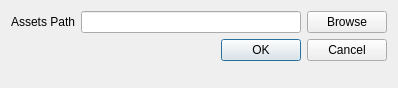
<?xml version="1.0" encoding="UTF-8"?>
<ui version="4.0">
 <class>dlgPaths</class>
 <widget class="QDialog" name="dlgPaths">
  <property name="geometry">
   <rect>
    <x>0</x>
    <y>0</y>
    <width>398</width>
    <height>88</height>
   </rect>
  </property>
  <property name="windowTitle">
   <string>Paths</string>
  </property>
  <property name="modal">
   <bool>true</bool>
  </property>
  <layout class="QFormLayout" name="formLayout">
   <item row="0" column="0">
    <widget class="QLabel" name="label">
     <property name="text">
      <string>Assets Path</string>
     </property>
    </widget>
   </item>
   <item row="0" column="1">
    <layout class="QHBoxLayout" name="horizontalLayout">
     <item>
      <widget class="QLineEdit" name="tbPaths"/>
     </item>
     <item>
      <widget class="QPushButton" name="btnBrowse">
       <property name="text">
        <string>Browse</string>
       </property>
      </widget>
     </item>
    </layout>
   </item>
   <item row="1" column="0" colspan="2">
    <widget class="QDialogButtonBox" name="buttonBox">
     <property name="orientation">
      <enum>Qt::Orientation::Horizontal</enum>
     </property>
     <property name="standardButtons">
      <set>QDialogButtonBox::StandardButton::Cancel|QDialogButtonBox::StandardButton::Ok</set>
     </property>
    </widget>
   </item>
  </layout>
 </widget>
 <resources/>
 <connections>
  <connection>
   <sender>buttonBox</sender>
   <signal>accepted()</signal>
   <receiver>dlgPaths</receiver>
   <slot>accept()</slot>
   <hints>
    <hint type="sourcelabel">
     <x>248</x>
     <y>254</y>
    </hint>
    <hint type="destinationlabel">
     <x>157</x>
     <y>274</y>
    </hint>
   </hints>
  </connection>
  <connection>
   <sender>buttonBox</sender>
   <signal>rejected()</signal>
   <receiver>dlgPaths</receiver>
   <slot>reject()</slot>
   <hints>
    <hint type="sourcelabel">
     <x>316</x>
     <y>260</y>
    </hint>
    <hint type="destinationlabel">
     <x>286</x>
     <y>274</y>
    </hint>
   </hints>
  </connection>
 </connections>
</ui>
